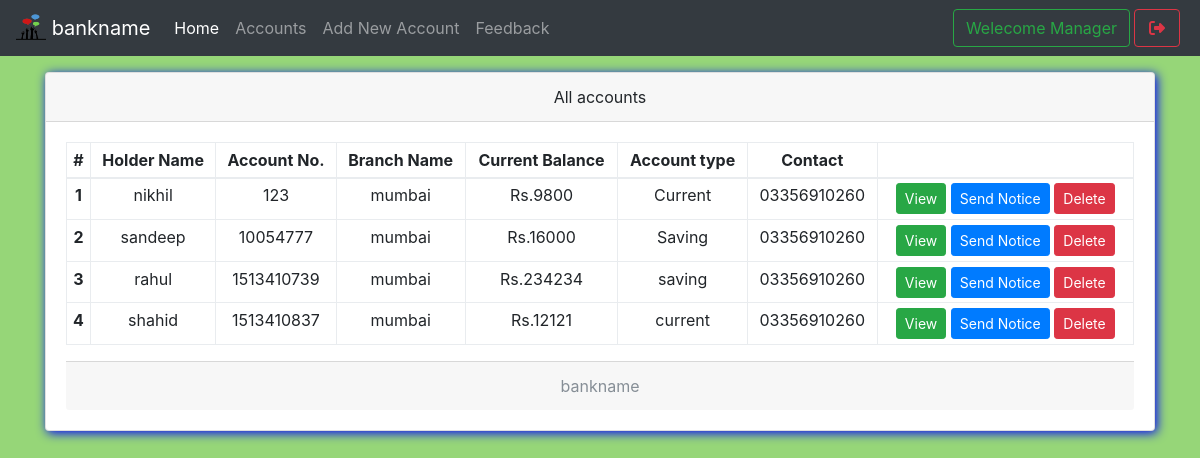
The page /mindex.php (signed in) on the database its author committed.
### tables this page shows
CREATE TABLE `useraccounts` (
  `id` int(11) NOT NULL,
  `email` text NOT NULL,
  `password` text NOT NULL,
  `name` varchar(111) NOT NULL,
  `balance` varchar(111) NOT NULL,
  `cnic` varchar(111) NOT NULL,
  `number` varchar(111) NOT NULL,
  `city` varchar(111) NOT NULL,
  `address` varchar(111) NOT NULL,
  `source` varchar(111) NOT NULL,
  `accountNo` varchar(111) NOT NULL,
  `branch` varchar(111) NOT NULL,
  `accountType` varchar(111) NOT NULL,
  `date` timestamp NOT NULL DEFAULT current_timestamp()
);

CREATE TABLE `branch` (
  `branchId` int(11) NOT NULL,
  `branchNo` varchar(111) NOT NULL,
  `branchName` varchar(111) NOT NULL
);

### mindex.php (the view, shortened to what this page needs)
<!DOCTYPE html>
<html>
<head>
  <?php require 'assets/autoloader.php'; ?>
  <?php require 'assets/function.php'; ?>
</head>
<body style="background:#96D678;background-size: 100%">
<nav class="navbar navbar-expand-lg navbar-dark bg-dark fixed-top">
 <a class="navbar-brand" href="#">
    <img src="images/lg.png" width="30" height="30" class="d-inline-block align-top" alt="">
   <?php echo bankname; ?>
  </a>
  <div class="collapse navbar-collapse" id="navbarSupportedContent">
    <ul class="navbar-nav mr-auto">
      <li class="nav-item ">
        <a class="nav-link active" href="mindex.php">Home <span class="sr-only">(current)</span></a>
      </li>
      <li class="nav-item ">  <a class="nav-link" href="maccounts.php">Accounts</a></li>
      <li class="nav-item ">  <a class="nav-link" href="maddnew.php">Add New Account</a></li>
      <li class="nav-item ">  <a class="nav-link" href="mfeedback.php">Feedback</a></li>
    </ul>
    <?php include 'msideButton.php'; ?>
  </div>
</nav><br><br><br>
<div class="container">
<div class="card w-100 text-center shadowBlue">
  <div class="card-header">
    All accounts
  </div>
  <div class="card-body">
   <table class="table table-bordered table-sm">
  <thead>
    <tr>
      <th scope="col">#</th>
      <th scope="col">Holder Name</th>
      <th scope="col">Account No.</th>
      <th scope="col">Branch Name</th>
      <th scope="col">Current Balance</th>
      <th scope="col">Account type</th>
      <th scope="col">Contact</th>
      <th scope="col"></th>
    </tr>
  </thead>
  <tbody>
    <?php
      $i=0;
      $array = $con->query("select * from useraccounts,branch where useraccounts.branch = branch.branchId");
      if ($array->num_rows > 0)
      {
        while ($row = $array->fetch_assoc())
        {$i++;
    ?>
      <tr>
        <th scope="row"><?php echo $i ?></th>
        <td><?php echo $row['name'] ?></td>
        <td><?php echo $row['accountNo'] ?></td>
        <td><?php echo $row['branchName'] ?></td>
        <td>Rs.<?php echo $row['balance'] ?></td>
        <td><?php echo $row['accountType'] ?></td>
        <td><?php echo $row['number'] ?></td>
        <td>
          <a href="show.php?id=<?php echo $row['id'] ?>" class='btn btn-success btn-sm' data-toggle='tooltip' title="View More info">View</a>
          <a href="mnotice.php?id=<?php echo $row['id'] ?>" class='btn btn-primary btn-sm' data-toggle='tooltip' title="Send notice to this">Send Notice</a>
          <a href="mindex.php?delete=<?php echo $row['id'] ?>" class='btn btn-danger btn-sm' data-toggle='tooltip' title="Delete this account">Delete</a>
        </td>
      </tr>
    <?php
        }
      }
     ?>
  </tbody>
</table>
  <div class="card-footer text-muted">
    <?php echo bankname; ?>
  </div>
</div>
</body>
</html>

### custom.css (style rules this page uses)
.shadowBlue { box-shadow: 2px 2px 11px blue }

### rows shown on the page
useraccounts: name "nikhil", accountNo "123", branch.branchName "mumbai", balance "9800", accountType "Current", number "03356910260"
useraccounts: name "sandeep", accountNo "10054777", branch.branchName "mumbai", balance "16000", accountType "Saving", number "03356910260"
useraccounts: name "rahul", accountNo "1513410739", branch.branchName "mumbai", balance "234234", accountType "saving", number "03356910260"
useraccounts: name "shahid", accountNo "1513410837", branch.branchName "mumbai", balance "12121", accountType "current", number "03356910260"

### other values the page prints
bankname "bankname"
